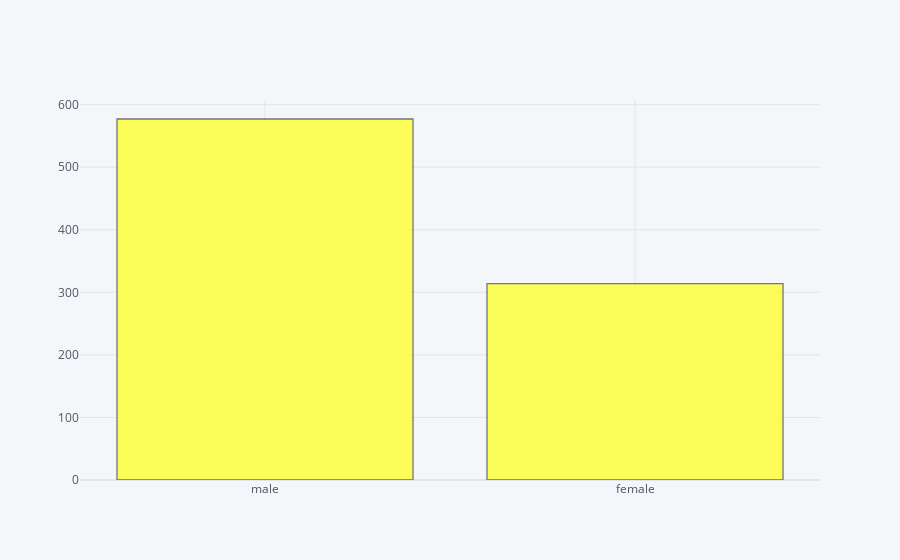

The notebook cell this image was saved under:
### Code cell
train_data['Sex'].iplot(kind='hist',bins=30,color='yellow')

### Figure 1 — Plotly figure (JSON) as saved in the notebook; plotly's stock layout.template omitted (floating-point values rounded to 4 significant figures; data arrays with more than 128 entries replaced by an {"elided": "..."} marker saying what was removed)
{"data": [{"histfunc": "count", "histnorm": "", "marker": {"color": "rgba(255, 255, 51, 1.0)", "line": {"color": "#4D5663", "width": 1.3}}, "name": "Sex", "nbinsx": 30, "opacity": 0.8, "orientation": "v", "type": "histogram", "x": {"elided": "891 str values"}}], "layout": {"barmode": "overlay", "legend": {"bgcolor": "#F5F6F9", "font": {"color": "#4D5663"}}, "paper_bgcolor": "#F5F6F9", "plot_bgcolor": "#F5F6F9", "title": {"font": {"color": "#4D5663"}}, "xaxis": {"gridcolor": "#E1E5ED", "showgrid": true, "tickfont": {"color": "#4D5663"}, "title": {"font": {"color": "#4D5663"}, "text": ""}, "zerolinecolor": "#E1E5ED"}, "yaxis": {"gridcolor": "#E1E5ED", "showgrid": true, "tickfont": {"color": "#4D5663"}, "title": {"font": {"color": "#4D5663"}, "text": ""}, "zerolinecolor": "#E1E5ED"}}}
